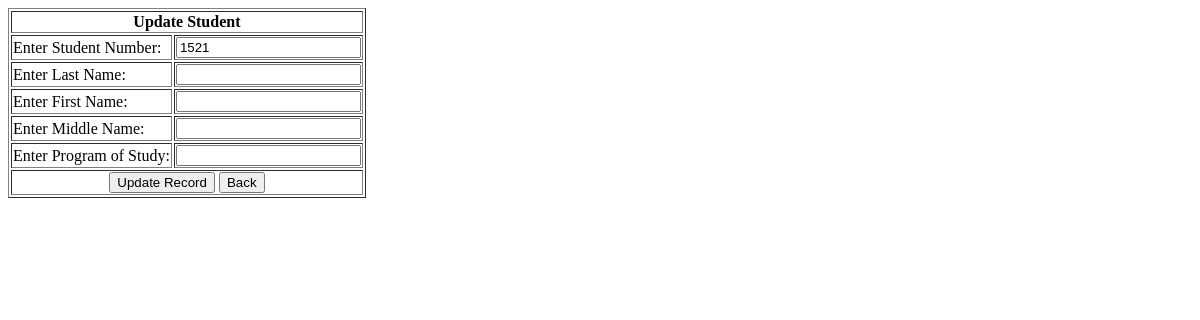
Page /student/update.php?vid=1521 on the earlier database version.
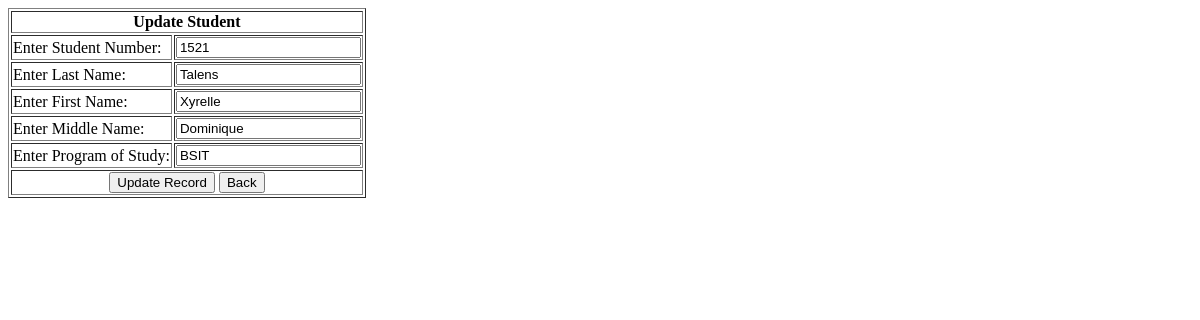
Same page on the later database version.
### tables this page shows
CREATE TABLE `tblstudent` (
  `fldindex` int(10) NOT NULL,
  `fldstudentnumber` varchar(50) NOT NULL,
  `fldlastname` varchar(50) NOT NULL,
  `fldfirstname` varchar(50) NOT NULL,
  `fldmiddlename` varchar(50) NOT NULL,
  `fldprogramofstudy` varchar(100) NOT NULL
);

### student/update.php (the view, shortened to what this page needs)
<?php
require("../include/conn.php");
$vstudentnumber=$_REQUEST['vid'];
$sql = "SELECT * FROM tblstudent where fldstudentnumber='$vstudentnumber'  order by fldindex";
        $result = $conn->query($sql);
        if($result->num_rows > 0)
        {
            while($row = $result->fetch_assoc())
            {
                $vlastname=$row['fldlastname'];
                $vfirstname=$row['fldfirstname'];
                $vmiddlename=$row['fldmiddlename'];
                $vprogramofstudy=$row['fldprogramofstudy'];
            }
        }
?>
<html>
    <body>
    <form action="update-save.php" method="post" name="formadd" enctype="multipart/form-data" novalidate>
        <table border="1">
            <tr>
                <td colspan="2" align=center>
                    <b>Update Student</b>
                </td>
            </tr>
            <tr>
                <td>
                <label >Enter Student Number:</label>
                </td>
                <td>
                <input type="text" name="txtstudentnumber" id="txtstudentnumber" value="<?php echo $vstudentnumber; ?>">
                </td>
            </tr>
            <tr>
                <td>
                <label >Enter Last Name:</label>
                </td>
                <td>
                <input type="text" name="txtlastname" id="txtlastname" value="<?php echo $vlastname; ?>">
                </td>
            </tr>
            <tr>
                <td>
                <label >Enter First Name:</label>
                </td>
                <td>
                <input type="text" name="txtfirstname" id="txtfirstname" value="<?php echo $vfirstname; ?>">
                </td>
            </tr>
            <tr>
                <td>
                <label >Enter Middle Name:</label>
                </td>
                <td>
                <input type="text" name="txtmiddlename" id="txtmiddlename" value="<?php echo $vmiddlename; ?>">
                </td>
            </tr>
            <tr>
                <td>
                <label >Enter Program of Study:</label>
                </td>
                <td>
                <input type="text" name="txtprogramofstudy" id="txtprogramofstudy" value="<?php echo $vprogramofstudy; ?>">
                </td>
            </tr>
            <tr>
                <td colspan="2" align=center>
                <input type="submit" value="Update Record" />
                <button type="reset" class="btn btn-warning btn-s" onClick="window.location.href='student.php'">Back</button>
                </td>
            </tr>
        </table>
    </form>
    </body>
</html>

Differences in the rows shown:
added tblstudent: txtlastname "Talens", txtfirstname "Xyrelle", txtmiddlename "Dominique", txtprogramofstudy "BSIT"
